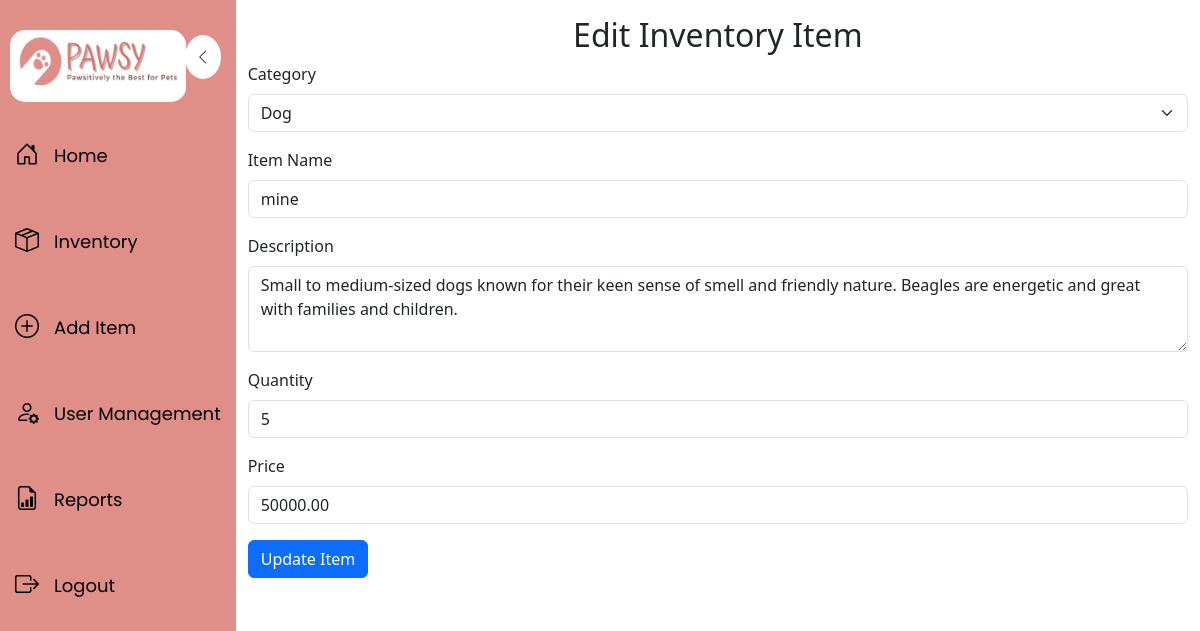
/public/edit_item.php?id=10 (signed in), run on the app's committed database.
### tables this page shows
CREATE TABLE IF NOT EXISTS `inventory` (
  `id` int NOT NULL AUTO_INCREMENT,
  `name` varchar(255) NOT NULL,
  `description` text,
  `quantity` int NOT NULL,
  `price` decimal(10,2) NOT NULL,
  `category` varchar(100) DEFAULT NULL,
  `created_at` timestamp NULL DEFAULT CURRENT_TIMESTAMP,
  PRIMARY KEY (`id`)
);

CREATE TABLE IF NOT EXISTS `categories` (
  `id` int NOT NULL AUTO_INCREMENT,
  `name` varchar(100) NOT NULL,
  PRIMARY KEY (`id`)
);

### public/edit_item.php (the view, shortened to what this page needs)
<?php
require '../config.php';
$id = $_GET['id'];
$stmt = $pdo->prepare("SELECT * FROM inventory WHERE id = ?");
$stmt->execute([$id]);
$item = $stmt->fetch();
$categories = $pdo->query("SELECT * FROM categories")->fetchAll();
?>
<!DOCTYPE html>
<html lang="en">
<head>
    <link href="https://cdn.jsdelivr.net/npm/bootstrap@5.3.0/dist/css/bootstrap.min.css" rel="stylesheet">
</head>
<body>
    <div class="d-flex">
        <?php include 'dashboard.php'; ?>
        <div class="container-fluid mt-3">
            <h2 class="text-center">Edit Inventory Item</h2>
            <form method="POST" action="../backend/edit_item.php">
                <div class="mb-3">
                    <label for="category_id" class="form-label">Category</label>
                    <select class="form-select" id="category_id" name="category_id" required>
                        <?php foreach ($categories as $category): ?>
                            <option value="<?= $category['id'] ?>" <?= $category['name'] == $item['category'] ? 'selected' : '' ?>>
                                <?= $category['name'] ?>
                            </option>
                        <?php endforeach; ?>
                    </select>
                </div>
                <div class="mb-3">
                    <label for="name" class="form-label">Item Name</label>
                    <input type="text" class="form-control" id="name" name="name" value="<?= htmlspecialchars($item['name']) ?>" required>
                </div>
                <div class="mb-3">
                    <label for="description" class="form-label">Description</label>
                    <textarea class="form-control" id="description" name="description" rows="3" required><?= htmlspecialchars($item['description']) ?></textarea>
                </div>
                <div class="mb-3">
                    <label for="quantity" class="form-label">Quantity</label>
                    <input type="number" class="form-control" id="quantity" name="quantity" value="<?= htmlspecialchars($item['quantity']) ?>" min="1" required>
                </div>
                <div class="mb-3">
                    <label for="price" class="form-label">Price</label>
                    <input type="number" step="0.01" class="form-control" id="price" name="price" value="<?= htmlspecialchars($item['price']) ?>" min="0.01" required>
                </div>
                <button type="submit" class="btn btn-primary">Update Item</button>
            </form>
        </div>
    </div>
</body>
</html>

### data on the page
inventory: category_id "Dog", name "mine", description "Small to medium-sized dogs known for their keen sense of smell and friendly nature. Beagles are energetic and great with families and children.", quantity "5", price "50000.00"
